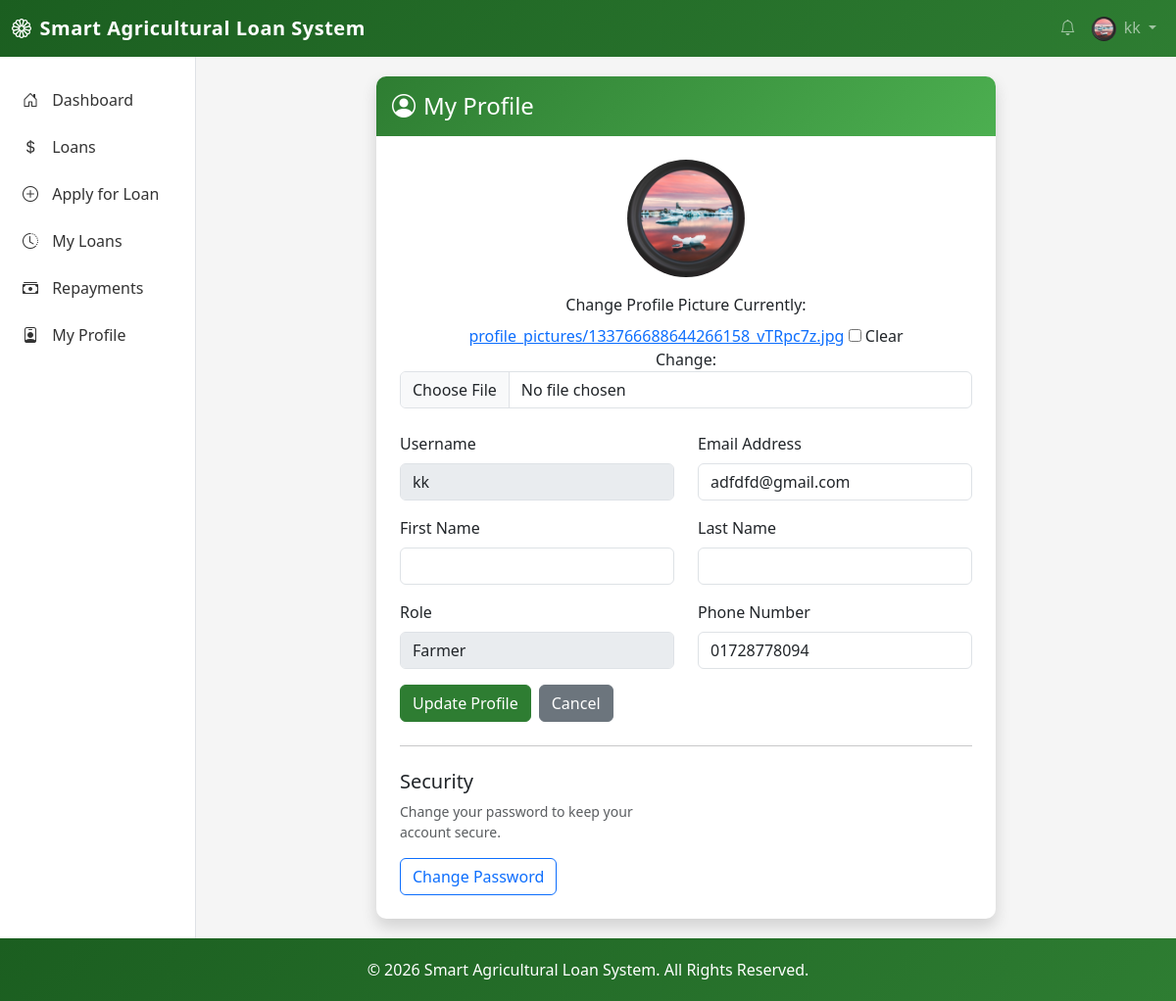
Before: /profile/ (signed in) with the older database file.
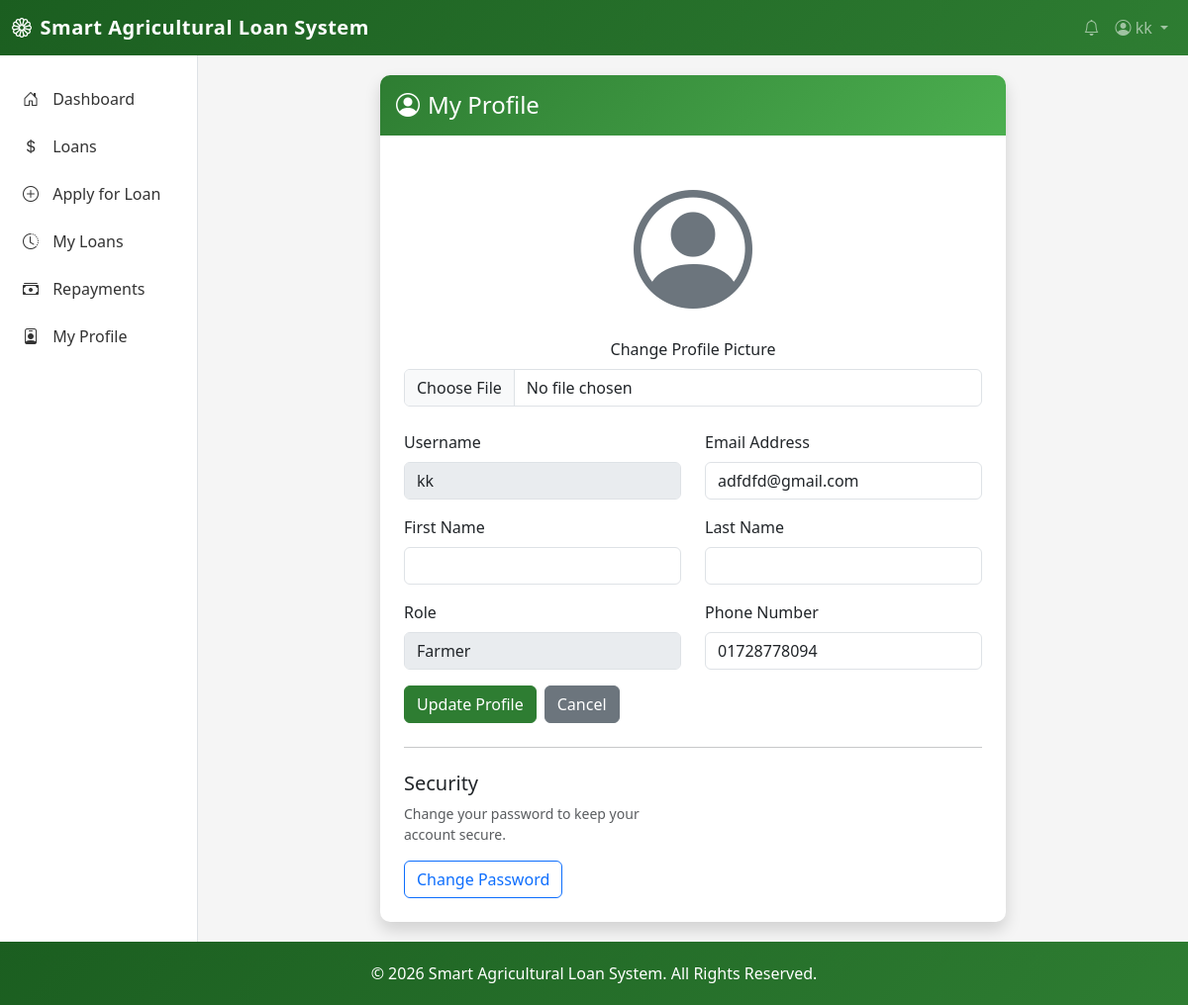
After: the same page with the newer database file.
### loan_app/models.py (models this page shows, shortened)
class User(AbstractUser):
    ROLE_CHOICES = [
        ("Farmer", "Farmer"),
        ("Bank Officer", "Bank Officer"),
        ("Admin", "Admin"),
    ]
    role = models.CharField(max_length=20, choices=ROLE_CHOICES, default="Farmer")
    phone_number = models.CharField(max_length=20, blank=True)
    profile_picture = models.ImageField(
        upload_to="profile_pictures/", blank=True, null=True
    )
    is_verified = models.BooleanField(default=False)
    nid_card_front = models.FileField(
        upload_to="nid_cards/",
        blank=True,
        null=True,
        help_text="Upload NID card front side",
    )
    nid_card_back = models.FileField(
        upload_to="nid_cards/",
        blank=True,
        null=True,
        help_text="Upload NID card back side",
    )
    nid_verified = models.BooleanField(
        default=False, help_text="Whether NID has been verified by bank officer"
    )
    nid_verified_by = models.ForeignKey(
        "self",
        on_delete=models.SET_NULL,
        null=True,
        blank=True,
        related_name="nid_verifications",
    )
    nid_verified_at = models.DateTimeField(null=True, blank=True)

### loan_app/views.py (the view)
# urls.py: path("profile/", views.profile, name="profile"),
@login_required
def profile(request):
    if request.method == "POST":
        form = UserUpdateForm(request.POST, request.FILES, instance=request.user)
        if form.is_valid():
            form.save()
            messages.success(request, "Profile updated successfully!")
            return redirect("profile")
    else:
        form = UserUpdateForm(instance=request.user)
    return render(request, "registration/profile.html", {"form": form})

### loan_app/forms.py
class UserUpdateForm(forms.ModelForm):
    email = forms.EmailField(required=True)
    phone_number = forms.CharField(max_length=20, required=False)
    role = forms.ChoiceField(choices=User.ROLE_CHOICES, required=False)
    profile_picture = forms.ImageField(
        required=False,
        widget=forms.ClearableFileInput(
            attrs={"class": "form-control", "accept": "image/*"}
        ),
    )
    class Meta:
        model = User
        fields = [
            "username",
            "email",
            "phone_number",
            "role",
            "first_name",
            "last_name",
            "profile_picture",
        ]
    def __init__(self, *args, **kwargs):
        super().__init__(*args, **kwargs)
        for field in self.fields:
            self.fields[field].widget.attrs.update({"class": "form-control"})
        self.fields["role"].disabled = True
        self.fields["username"].disabled = True

### templates/registration/profile.html (shortened to what this page needs)
{% extends 'base.html' %}
{% block content %}
<div class="row">
    <div class="col-md-8 mx-auto">
        <div class="card shadow">
            <div class="card-header py-3">
                <h4 class="mb-0"><i class="bi bi-person-circle me-2"></i>My Profile</h4>
            </div>
            <div class="card-body p-4">
                <form method="post" enctype="multipart/form-data">
                    <div class="text-center mb-4">
                        {% if user.profile_picture %}
                            <img src="{{ user.profile_picture.url }}"
                                 alt="Profile Picture"
                                 class="rounded-circle mb-3"
                                 style="width: 120px; height: 120px; object-fit: cover;">
                        {% else %}
                            <i class="bi bi-person-circle text-secondary mb-3" style="font-size: 120px;"></i>
                        {% endif %}
                        <div class="mb-3">
                            <label for="id_profile_picture" class="form-label">Change Profile Picture</label>
                            {{ form.profile_picture }}
                        </div>
                    </div>
                    <div class="row">
                        <div class="col-md-6 mb-3">
                            <label for="id_username" class="form-label">Username</label>
                            {{ form.username }}
                        </div>
                        <div class="col-md-6 mb-3">
                            <label for="id_email" class="form-label">Email Address</label>
                            {{ form.email }}
                        </div>
                    </div>
                    <div class="row">
                        <div class="col-md-6 mb-3">
                            <label for="id_first_name" class="form-label">First Name</label>
                            {{ form.first_name }}
                        </div>
                        <div class="col-md-6 mb-3">
                            <label for="id_last_name" class="form-label">Last Name</label>
                            {{ form.last_name }}
                        </div>
                    </div>
                    <div class="row">
                        <div class="col-md-6 mb-3">
                            <label for="id_role" class="form-label">Role</label>
                            {{ form.role }}
                        </div>
                        <div class="col-md-6 mb-3">
                            <label for="id_phone_number" class="form-label">Phone Number</label>
                            {{ form.phone_number }}
                        </div>
                    </div>
                    <div class="d-flex gap-2">
                        <button type="submit" class="btn btn-primary">Update Profile</button>
                        <a href="{% url 'home' %}" class="btn btn-secondary">Cancel</a>
                    </div>
                </form>
                <hr class="my-4">
                <div class="row">
                    <div class="col-md-6">
                        <h5>Security</h5>
                        <p class="text-muted small">Change your password to keep your account secure.</p>
                        <a href="{% url 'password_change' %}" class="btn btn-outline-primary">Change Password</a>
                    </div>
                </div>
            </div>
        </div>
    </div>
</div>
{% endblock %}

### templates/base.html (shortened to what this page needs)
<!DOCTYPE html>
<html lang="en">
<head>
    <link href="https://cdn.jsdelivr.net/npm/bootstrap@5.3.2/dist/css/bootstrap.min.css" rel="stylesheet">
    <link rel="stylesheet" href="https://cdn.jsdelivr.net/npm/bootstrap-icons@1.11.1/font/bootstrap-icons.css">
</head>
<body>
    <nav class="navbar navbar-expand-lg navbar-dark">
        <div class="container-fluid">
            <a class="navbar-brand" href="/">
                <i class="bi bi-flower1 me-2"></i>Smart Agricultural Loan System
            </a>
            <div class="collapse navbar-collapse" id="navbarNav">
                <ul class="navbar-nav ms-auto">
                    <li class="nav-item">
                        <a class="nav-link" href="#"><i class="bi bi-bell"></i></a>
                    </li>
                    <li class="nav-item dropdown">
                        <a class="nav-link dropdown-toggle" href="#" role="button" data-bs-toggle="dropdown">
                            {% if user.profile_picture %}
                                <img src="{{ user.profile_picture.url }}" class="rounded-circle me-1" style="width: 25px; height: 25px; object-fit: cover;">
                            {% else %}
                                <i class="bi bi-person-circle"></i>
                            {% endif %}
                            {{ user.username }}
                        </a>
                    </li>
                </ul>
            </div>
        </div>
    </nav>
    <div class="container-fluid">
        <div class="row">
            <div class="col-md-2 sidebar">
                <ul class="nav flex-column">
                    <li class="nav-item">
                        <a class="nav-link" href="{% url 'dashboard' %}">
                            <i class="bi bi-house-door"></i> Dashboard
                        </a>
                    </li>
                    {% if user.role == 'Farmer' %}
                    <li class="nav-item">
                        <a class="nav-link" href="{% url 'loan_list' %}">
                            <i class="bi bi-currency-dollar"></i> Loans
                        </a>
                    </li>
                    <li class="nav-item">
                        <a class="nav-link" href="{% url 'loan_apply' %}">
                            <i class="bi bi-plus-circle"></i> Apply for Loan
                        </a>
                    </li>
                    <li class="nav-item">
                        <a class="nav-link" href="{% url 'loan_history' %}">
                            <i class="bi bi-clock-history"></i> My Loans
                        </a>
                    </li>
                    <li class="nav-item">
                        <a class="nav-link" href="{% url 'repayment_history' %}">
                            <i class="bi bi-cash-stack"></i> Repayments
                        </a>
                    </li>
                    <li class="nav-item">
                        <a class="nav-link" href="{% url 'farmer_profile' %}">
                            <i class="bi bi-person-badge"></i> My Profile
                        </a>
                    </li>
                    {% endif %}
                </ul>
            </div>
            <div class="col-md-10 content-wrapper">
                {% block content %}{% endblock %}
            </div>
        </div>
    </div>
    <footer class="footer text-center">
        <div class="container">
            <p class="mb-0">&copy; 2026 Smart Agricultural Loan System. All Rights Reserved.</p>
        </div>
    </footer>
</body>
</html>

Changed rows visible on the page:
changed User "kk": profile_picture: picture removed
Other visible differences:
form field profile_picture: "☐" → (not shown)
text no longer shown: "Currently: profile_pictures/133766688644266158_vTRpc7z.jpg Clear Change:"
